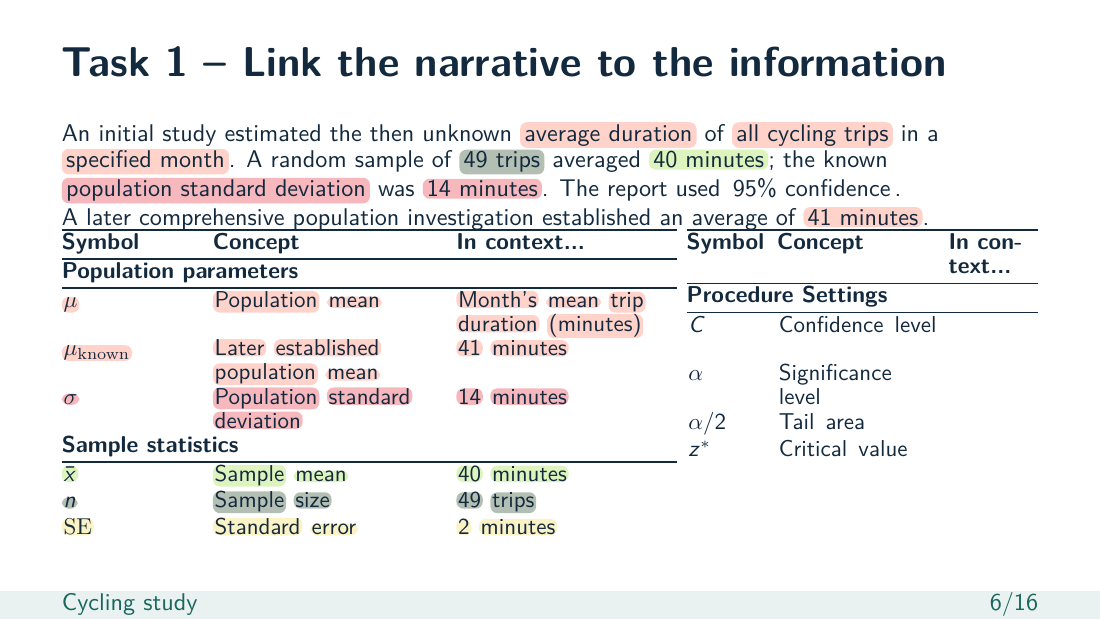
#> input picture tmp/c2_slides_rebuild/final_overlay-13.png, 1100 x 619 px, given in place of final_overlay-02.png, which was not available
$ python final_montage.py
#> lines starting #> are read from the running program, lines starting #| are printed output that depends on the picture
from pathlib import Path
from PIL import Image, ImageOps, ImageDraw
base=Path('tmp/c2_slides_rebuild')
groups={'legends':[2,3,4,67],'task1':[6,7,8,11,12,13,14,18,20,21],'task2a':[22,23,24,25,26,27,28,29], 'task2b':[30,32,34,36,37,38,39,40], 'task2c':[41,42,43,45,46,47], 'task3a':[48,49,50,51,52,53,54,55,56], 'task3b':[57,58,59,60,61,62,63,64,65,66]}
for name, nums in groups.items():
 w,h=660,396; canvas=Image.new('RGB',(w*2,h*((len(nums)+1)//2)), 'white'); draw=ImageDraw.Draw(canvas)
#> after `canvas = Image.new('RGB', (w * 2, h * ((len(nums) + 1) // 2)), 'white'`: canvas: PIL image 1320x792 RGB; every value is 255
 for j,n in enumerate(nums):
  im=Image.open(base/f'final_overlay-{n:02}.png'); im.thumbnail((w,h-22))
#> further down, im is the input picture: PIL image 1100x619 RGB; mean R, G, B 238, 237, 237.3
#> after `im.thumbnail((w, h - 22))`:
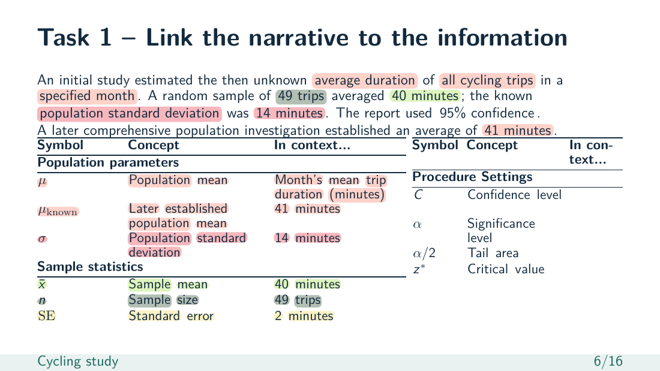
#> im: PIL image 660x371 RGB; mean R, G, B 237.5, 236.6, 237
  x=(j%2)*w;y=(j//2)*h
  canvas.paste(im,(x,y+22));draw.text((x+8,y+4),f'PDF page {n}',fill='black')
#> after `canvas.paste(im, (x, y + 22))`:
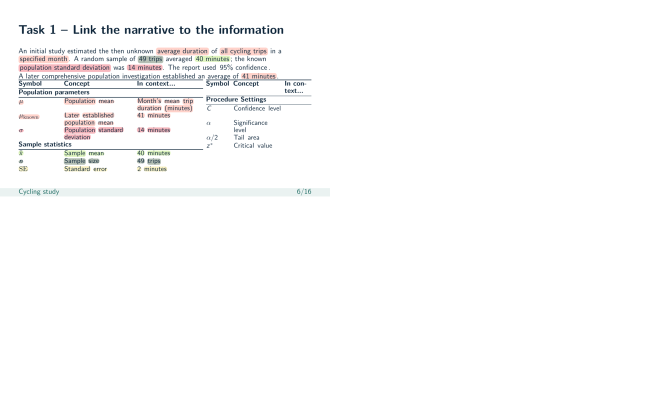
#> canvas: PIL image 1320x792 RGB (shown at 1/2 size); mean R, G, B 250.9, 250.7, 250.8
#> (the run stopped early here; a loop or call above may not have finished)

$ run again, on tmp/c2_slides_rebuild/final_overlay-40.png
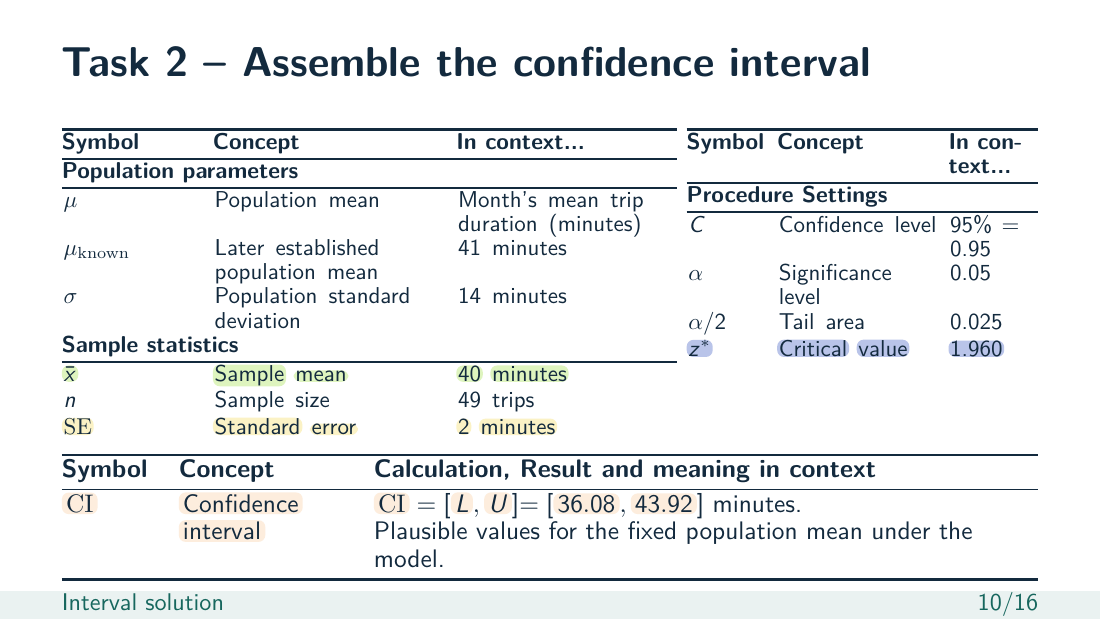
#> input picture tmp/c2_slides_rebuild/final_overlay-40.png, 1100 x 619 px, given in place of final_overlay-02.png, which was not available
#> im is the input picture: PIL image 1100x619 RGB; mean R, G, B 236.7, 238.7, 239.6
#> `im.thumbnail((w, h - 22))`:
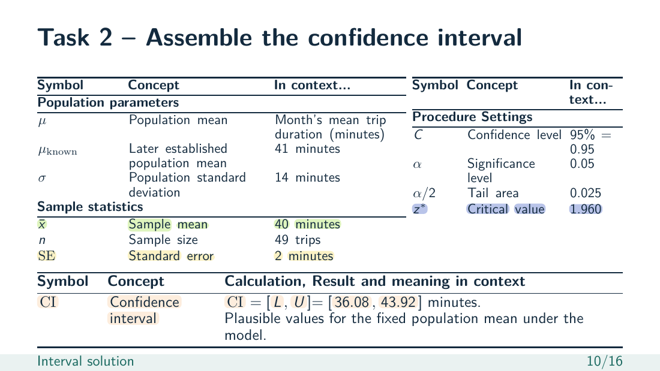
#> im: PIL image 660x371 RGB; mean R, G, B 236.2, 238.2, 239.2
#> `canvas.paste(im, (x, y + 22))`:
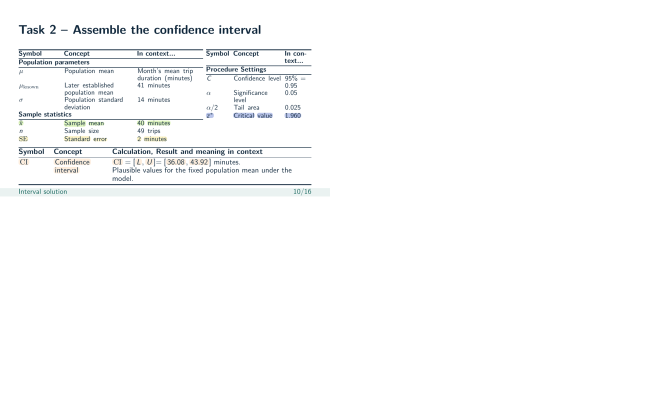
#> canvas: PIL image 1320x792 RGB (shown at 1/2 size); mean R, G, B 250.6, 251.1, 251.3

$ run again, on tmp/c2_slides_rebuild/final_overlay-41.png
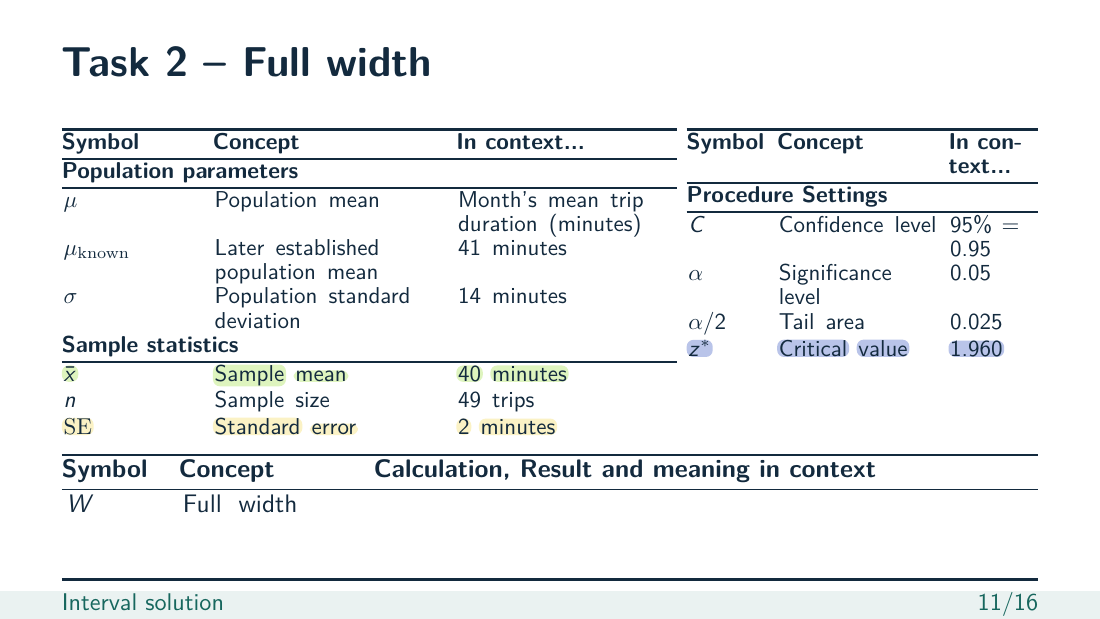
#> input picture tmp/c2_slides_rebuild/final_overlay-41.png, 1100 x 619 px, given in place of final_overlay-02.png, which was not available
#> im is the input picture: PIL image 1100x619 RGB; mean R, G, B 239.7, 241.6, 242.4
#> `im.thumbnail((w, h - 22))`:
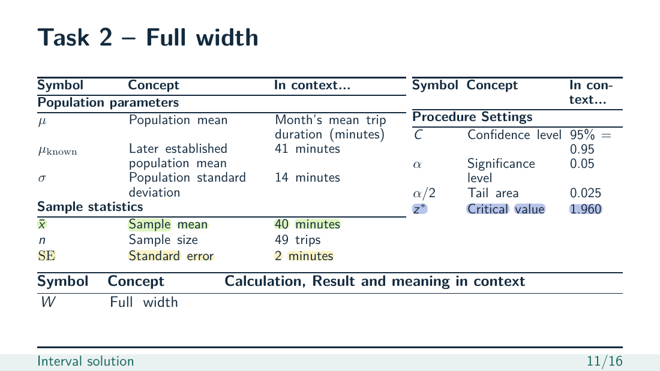
#> im: PIL image 660x371 RGB; mean R, G, B 239.3, 241.2, 242
#> `canvas.paste(im, (x, y + 22))`:
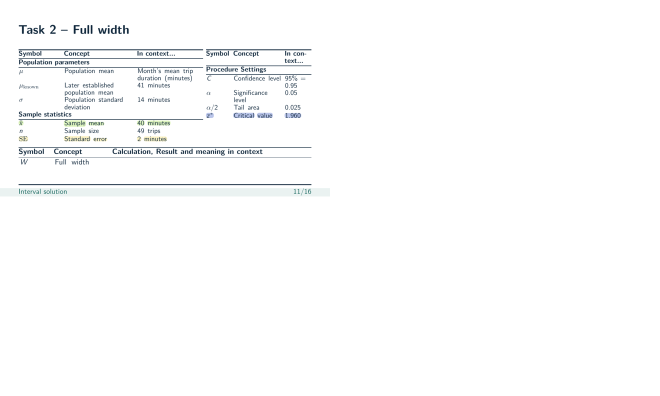
#> canvas: PIL image 1320x792 RGB (shown at 1/2 size); mean R, G, B 251.3, 251.8, 252
